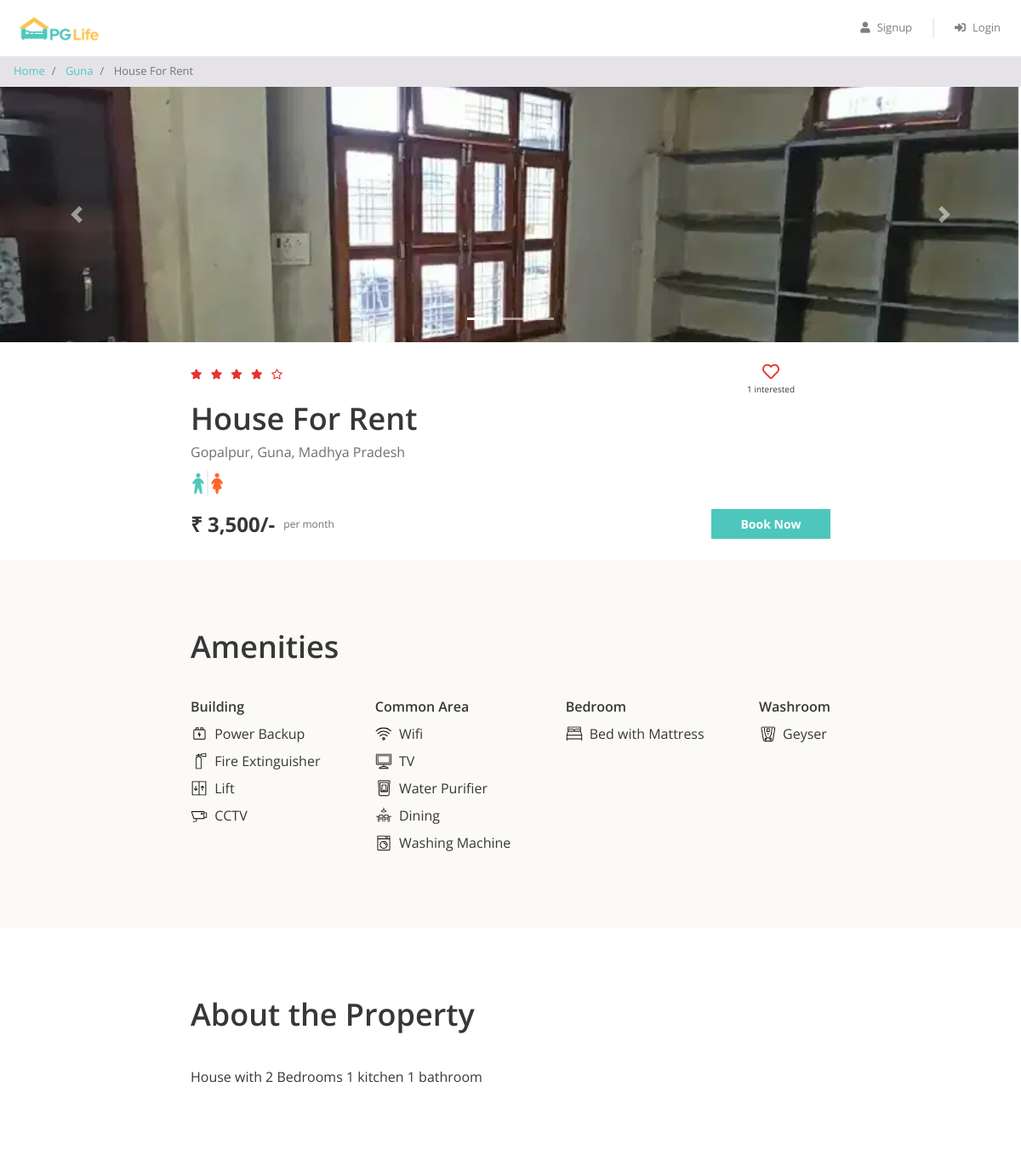
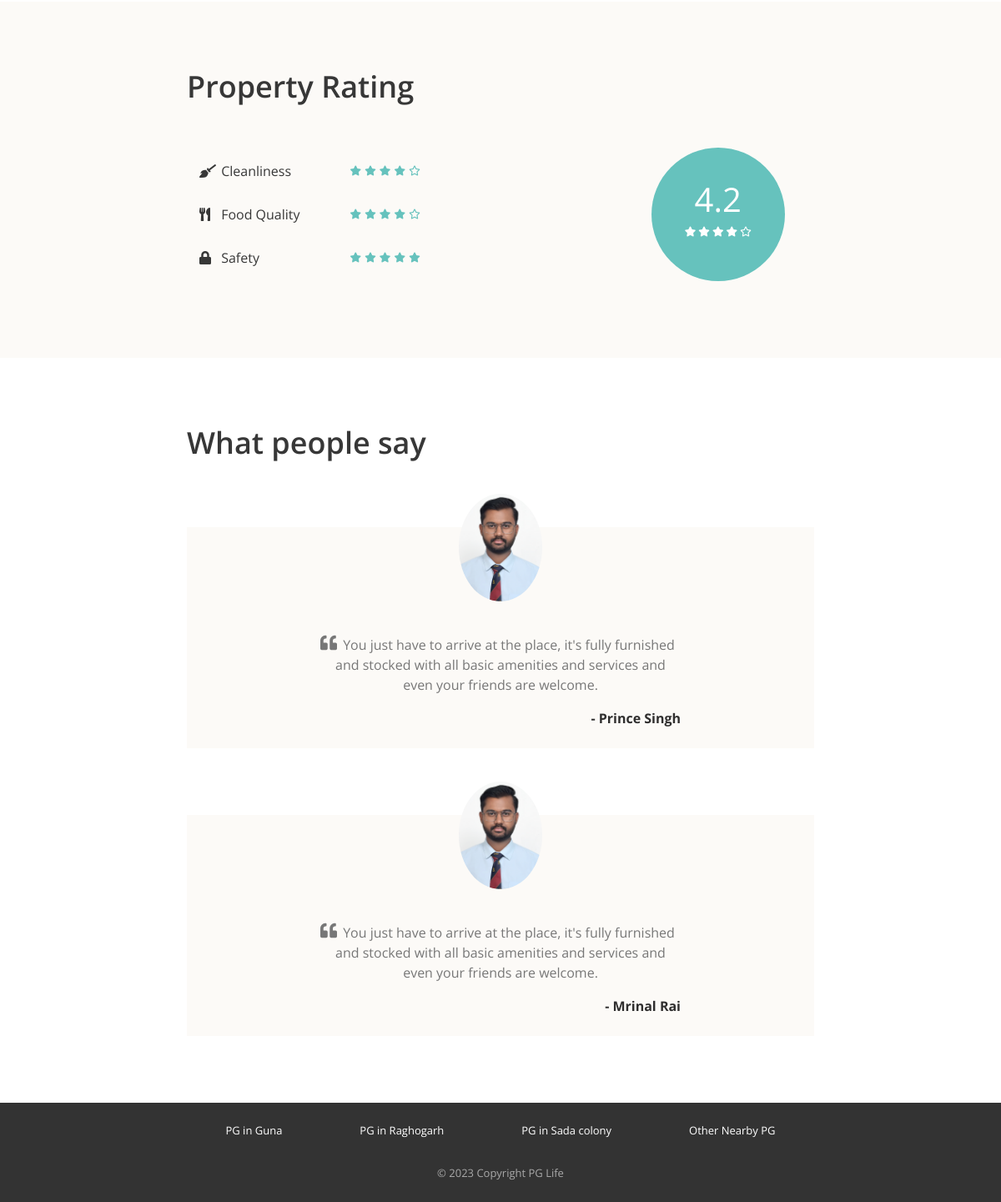
The app's page /property_detail.php?property_id=3 with its own data (2 pictures, top to bottom).
### tables this page shows
CREATE TABLE `properties` (
  `id` int(11) NOT NULL,
  `city_id` int(11) NOT NULL,
  `name` varchar(150) NOT NULL,
  `address` varchar(255) NOT NULL,
  `description` longtext NOT NULL,
  `gender` enum('male','female','unisex') NOT NULL,
  `rent` int(11) NOT NULL,
  `rating_clean` float(2,1) NOT NULL,
  `rating_food` float(2,1) NOT NULL,
  `rating_safety` float(2,1) NOT NULL
);

CREATE TABLE `cities` (
  `id` int(11) NOT NULL,
  `name` varchar(150) NOT NULL
);

CREATE TABLE `amenities` (
  `id` int(11) NOT NULL,
  `name` varchar(150) NOT NULL,
  `type` varchar(150) NOT NULL,
  `icon` varchar(50) NOT NULL
);

CREATE TABLE `testimonials` (
  `id` int(11) NOT NULL,
  `property_id` int(11) NOT NULL,
  `user_name` varchar(150) NOT NULL,
  `content` longtext NOT NULL
);

### property_detail.php (the view, shortened to what this page needs)
<?php
require "includes/database_connect.php";
$property_id = $_GET["property_id"];
$sql_1 = "SELECT *, p.id AS property_id, p.name AS property_name, c.name AS city_name
            FROM properties p
            INNER JOIN cities c ON p.city_id = c.id
            WHERE p.id = $property_id";
$result_1 = mysqli_query($conn, $sql_1);
$property = mysqli_fetch_assoc($result_1);
$sql_2 = "SELECT * FROM testimonials WHERE property_id = $property_id";
$result_2 = mysqli_query($conn, $sql_2);
$testimonials = mysqli_fetch_all($result_2, MYSQLI_ASSOC);
$sql_3 = "SELECT a.*
            FROM amenities a
            INNER JOIN properties_amenities pa ON a.id = pa.amenity_id
            WHERE pa.property_id = $property_id";
$result_3 = mysqli_query($conn, $sql_3);
$amenities = mysqli_fetch_all($result_3, MYSQLI_ASSOC);
$sql_4 = "SELECT * FROM interested_users_properties WHERE property_id = $property_id";
$result_4 = mysqli_query($conn, $sql_4);
$interested_users_count = mysqli_num_rows($result_4);
?>
<!DOCTYPE html>
<html lang="en">
<head>
    <?php
    include "includes/head_links.php";
    ?>
    <link href="css/property_detail.css" rel="stylesheet" />
</head>
<body>
    <?php
    include "includes/header.php";
    ?>
    <nav aria-label="breadcrumb">
        <ol class="breadcrumb py-2">
            <li class="breadcrumb-item">
                <a href="index.php">Home</a>
            </li>
            <li class="breadcrumb-item">
                <a href="property_list.php?city=<?= $property['city_name']; ?>"><?= $property['city_name']; ?></a>
            </li>
            <li class="breadcrumb-item active" aria-current="page">
                <?= $property['property_name']; ?>
            </li>
        </ol>
    </nav>
    <div id="property-images" class="carousel slide" data-ride="carousel">
        <ol class="carousel-indicators">
            <?php
            $property_images = glob("img/properties/" . $property['property_id'] . "/*");
            foreach ($property_images as $index => $property_image) {
            ?>
                <li data-target="#property-images" data-slide-to="<?= $index ?>" class="<?= $index == 0 ? "active" : ""; ?>"></li>
            <?php
            }
            ?>
        </ol>
        <div class="carousel-inner">
            <?php
            foreach ($property_images as $index => $property_image) {
            ?>
                <div class="carousel-item <?= $index == 0 ? "active" : ""; ?>">
                    <img class="d-block w-100" src="<?= $property_image ?>" alt="slide">
                </div>
            <?php
            }
            ?>
        </div>
        <a class="carousel-control-prev" href="#property-images" role="button" data-slide="prev">
            <span class="carousel-control-prev-icon" aria-hidden="true"></span>
        </a>
        <a class="carousel-control-next" href="#property-images" role="button" data-slide="next">
            <span class="carousel-control-next-icon" aria-hidden="true"></span>
        </a>
    </div>
    <div class="property-summary page-container">
        <div class="row no-gutters justify-content-between">
            <?php
            $total_rating = ($property['rating_clean'] + $property['rating_food'] + $property['rating_safety']) / 3;
            $total_rating = round($total_rating, 1);
            ?>
            <div class="star-container" title="<?= $total_rating ?>">
                <?php
                $rating = $total_rating;
                for ($i = 0; $i < 5; $i++) {
                    if ($rating >= $i + 0.8) {
                ?>
                        <i class="fas fa-star"></i>
                    <?php
                    } elseif ($rating >= $i + 0.3) {
                    ?>
                        <i class="fas fa-star-half-alt"></i>
                    <?php
                    } else {
                    ?>
                        <i class="far fa-star"></i>
                <?php
                    }
                }
                ?>
            </div>
            <div class="interested-container">
                <?php
                $is_interested = false;
                if ($is_interested) {
                ?>
                    <i class="is-interested-image fas fa-heart"></i>
                <?php
                } else {
                ?>
                    <i class="is-interested-image far fa-heart"></i>
                <?php
                }
                ?>
                <div class="interested-text">
                    <span class="interested-user-count"><?= $interested_users_count ?></span> interested
                </div>
            </div>
        </div>
        <div class="detail-container">
            <div class="property-name"><?= $property['property_name'] ?></div>
            <div class="property-address"><?= $property['address'] ?></div>
            <div class="property-gender">
                <?php
                if ($property['gender'] == "male") {
                ?>
                    <img src="img/male.png">
                <?php
                } elseif ($property['gender'] == "female") {
                ?>
                    <img src="img/female.png">
                <?php
                } else {
                ?>
                    <img src="img/unisex.png">
                <?php
                }
                ?>
            </div>
        </div>
        <div class="row no-gutters">
            <div class="rent-container col-6">
                <div class="rent">₹ <?= number_format($property['rent']) ?>/-</div>
                <div class="rent-unit">per month</div>
            </div>
            <div class="button-container col-6">
                <a href="#" class="btn btn-primary">Book Now</a>
            </div>
        </div>
    </div>
    <div class="property-amenities">
        <div class="page-container">
            <h1>Amenities</h1>
            <div class="row justify-content-between">
                <div class="col-md-auto">
                    <h5>Building</h5>
                    <?php
                    foreach ($amenities as $amenity) {
                        if ($amenity['type'] == "Building") {
                    ?>
                            <div class="amenity-container">
                                <img src="img/amenities/<?= $amenity['icon'] ?>.svg">
                                <span><?= $amenity['name'] ?></span>
                            </div>
                    <?php
                        }
                    }
                    ?>
                </div>
                <div class="col-md-auto">
                    <h5>Common Area</h5>
                    <?php
                    foreach ($amenities as $amenity) {
                        if ($amenity['type'] == "Common Area") {
                    ?>
                            <div class="amenity-container">
                                <img src="img/amenities/<?= $amenity['icon'] ?>.svg">
                                <span><?= $amenity['name'] ?></span>
                            </div>
                    <?php
                        }
                    }
                    ?>
                </div>
                <div class="col-md-auto">
                    <h5>Bedroom</h5>
                    <?php
                    foreach ($amenities as $amenity) {
                        if ($amenity['type'] == "Bedroom") {
                    ?>
                            <div class="amenity-container">
                                <img src="img/amenities/<?= $amenity['icon'] ?>.svg">
                                <span><?= $amenity['name'] ?></span>
                            </div>
                    <?php
                        }
                    }
                    ?>
                </div>
                <div class="col-md-auto">
                    <h5>Washroom</h5>
                    <?php
                    foreach ($amenities as $amenity) {
                        if ($amenity['type'] == "Washroom") {
                    ?>
                            <div class="amenity-container">
                                <img src="img/amenities/<?= $amenity['icon'] ?>.svg">
                                <span><?= $amenity['name'] ?></span>
                            </div>
                    <?php
                        }
                    }
                    ?>
                </div>
            </div>
        </div>
    </div>
    <div class="property-about page-container">
        <h1>About the Property</h1>
        <p><?= $property['description'] ?></p>
    </div>
    <div class="property-rating">
        <div class="page-container">
            <h1>Property Rating</h1>
            <div class="row align-items-center justify-content-between">
                <div class="col-md-6">
                    <div class="rating-criteria row">
                        <div class="col-6">
                            <i class="rating-criteria-icon fas fa-broom"></i>
                            <span class="rating-criteria-text">Cleanliness</span>
                        </div>
                        <div class="rating-criteria-star-container col-6" title="<?= $property['rating_clean'] ?>">
                            <?php
                            $rating = $property['rating_clean'];
                            for ($i = 0; $i < 5; $i++) {
                                if ($rating >= $i + 0.8) {
                            ?>
                                    <i class="fas fa-star"></i>
                                <?php
                                } elseif ($rating >= $i + 0.3) {
                                ?>
                                    <i class="fas fa-star-half-alt"></i>
                                <?php
                                } else {
                                ?>
                                    <i class="far fa-star"></i>
                            <?php
                                }
                            }
                            ?>
                        </div>
                    </div>
                    <div class="rating-criteria row">
                        <div class="col-6">
                            <i class="rating-criteria-icon fas fa-utensils"></i>
                            <span class="rating-criteria-text">Food Quality</span>
                        </div>
                        <div class="rating-criteria-star-container col-6" title="<?= $property['rating_food'] ?>">
                            <?php
                            $rating = $property['rating_food'];
                            for ($i = 0; $i < 5; $i++) {
                                if ($rating >= $i + 0.8) {
                            ?>
                                    <i class="fas fa-star"></i>
                                <?php
                                } elseif ($rating >= $i + 0.3) {
                                ?>
                                    <i class="fas fa-star-half-alt"></i>
                                <?php
                                } else {
                                ?>
                                    <i class="far fa-star"></i>
                            <?php
                                }
                            }
                            ?>
                        </div>
                    </div>
                    <div class="rating-criteria row">
                        <div class="col-6">
                            <i class="rating-criteria-icon fa fa-lock"></i>
                            <span class="rating-criteria-text">Safety</span>
                        </div>
                        <div class="rating-criteria-star-container col-6" title="<?= $property['rating_safety'] ?>">
                            <?php
                            $rating = $property['rating_safety'];
                            for ($i = 0; $i < 5; $i++) {
                                if ($rating >= $i + 0.8) {
                            ?>
                                    <i class="fas fa-star"></i>
                                <?php
                                } elseif ($rating >= $i + 0.3) {
                                ?>
                                    <i class="fas fa-star-half-alt"></i>
                                <?php
                                } else {
                                ?>
                                    <i class="far fa-star"></i>
                            <?php
                                }
                            }
                            ?>
                        </div>
                    </div>
                </div>
                <div class="col-md-4">
                    <div class="rating-circle">
                        <?php
                        $total_rating = ($property['rating_clean'] + $property['rating_food'] + $property['rating_safety']) / 3;
                        $total_rating = round($total_rating, 1);
                        ?>
                        <div class="total-rating"><?= $total_rating ?></div>
                        <div class="rating-circle-star-container">
                            <?php
                            $rating = $total_rating;
                            for ($i = 0; $i < 5; $i++) {
                                if ($rating >= $i + 0.8) {
                            ?>
                                    <i class="fas fa-star"></i>
                                <?php
                                } elseif ($rating >= $i + 0.3) {
                                ?>
                                    <i class="fas fa-star-half-alt"></i>
                                <?php
                                } else {
                                ?>
                                    <i class="far fa-star"></i>
                            <?php
                                }
                            }
                            ?>
                        </div>
                    </div>
                </div>
            </div>
        </div>
    </div>
    <div class="property-testimonials page-container">
        <h1>What people say</h1>
        <?php
        foreach ($testimonials as $testimonial) {
        ?>
            <div class="testimonial-block">
                <div class="testimonial-image-container">
                    <img class="testimonial-img" src="img/man.png">
                </div>
                <div class="testimonial-text">
                    <i class="fa fa-quote-left" aria-hidden="true"></i>
                    <p><?= $testimonial['content'] ?></p>
                </div>
                <div class="testimonial-name">- <?= $testimonial['user_name'] ?></div>
            </div>
        <?php
        }
        ?>
    </div>
    <?php
    include "includes/footer.php";
    ?>
</body>
</html>

### records on screen
properties: city.name "Guna", name "House For Rent", address "Gopalpur, Guna, Madhya Pradesh", rent "3,500", description "House with 2 Bedrooms 1 kitchen 1 bathroom", total_rating "4.2"
amenities: icon (picture), name "Power Backup"
amenities: icon (picture), name "Fire Extinguisher"
amenities: icon (picture), name "Lift"
amenities: icon (picture), name "CCTV"
amenities: icon (picture), name "Wifi"
amenities: shows a picture, name "TV"
amenities: icon (picture), name "Water Purifier"
amenities: icon (picture), name "Dining"
amenities: icon (picture), name "Washing Machine"
amenities: name "Bed with Mattress"
amenities: icon (picture), name "Geyser"
testimonials: content "You just have to arrive at the place, it's fully furnished and stocked with all basic amenities and services and even your friends are welcome.", user_name "Prince Singh"
testimonials: content "You just have to arrive at the place, it's fully furnished and stocked with all basic amenities and services and even your friends are welcome.", user_name "Mrinal Rai"

### other values on screen
$interested_users_count "1"
